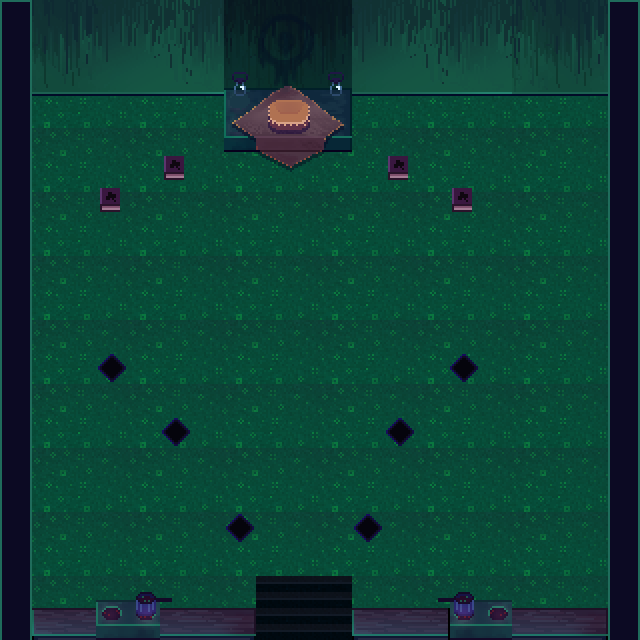

A level layout from a 2D game, rendered from its tile map. Below: a short description, then the map file with tile-grid data replaced by summaries:
An orthogonal 20x20 tile map with 32x32 px tiles, 3 tile layers (floor, botObj, topObj), 1 hidden layer not drawn and 3 objects (1,8,1, 1,9,1, 1,10,1).

<map version="1.2" tiledversion="1.3.4" orientation="orthogonal" renderorder="right-down" width="20" height="20" tilewidth="32" tileheight="32" infinite="0" nextlayerid="6" nextobjectid="6">
 <tileset firstgid="1" name="green_in" tilewidth="32" tileheight="32" tilecount="480" columns="8">
  <image source="../tileset/green_in.png" width="256" height="1920" />
  <tile id="255">
   <animation>
    <frame tileid="255" duration="200" />
    <frame tileid="263" duration="200" />
    <frame tileid="271" duration="200" />
    <frame tileid="263" duration="200" />
   </animation>
  </tile>
 </tileset>
 <layer id="1" name="floor" width="20" height="20">
  <data>[400 cells, 389 non-empty, 37 distinct tile ids]</data>
 </layer>
 <layer id="2" name="botObj" width="20" height="20">
  <data>[400 cells, 69 non-empty, 36 distinct tile ids]</data>
 </layer>
 <layer id="3" name="topObj" width="20" height="20">
  <data>[400 cells, 10 non-empty, 7 distinct tile ids]</data>
 </layer>
 <layer id="4" name="collision" width="20" height="20" visible="0">
  <data>[400 cells, 73 non-empty, 1 distinct tile ids]</data>
 </layer>
 <objectgroup id="5" name="exits">
  <object id="2" name="1,8,1" x="272.007" y="622.264">
   <point />
  </object>
  <object id="3" name="1,9,1" x="304.052" y="621.518">
   <point />
  </object>
  <object id="4" name="1,10,1" x="340.568" y="621.518">
   <point />
  </object>
 </objectgroup>
</map>
